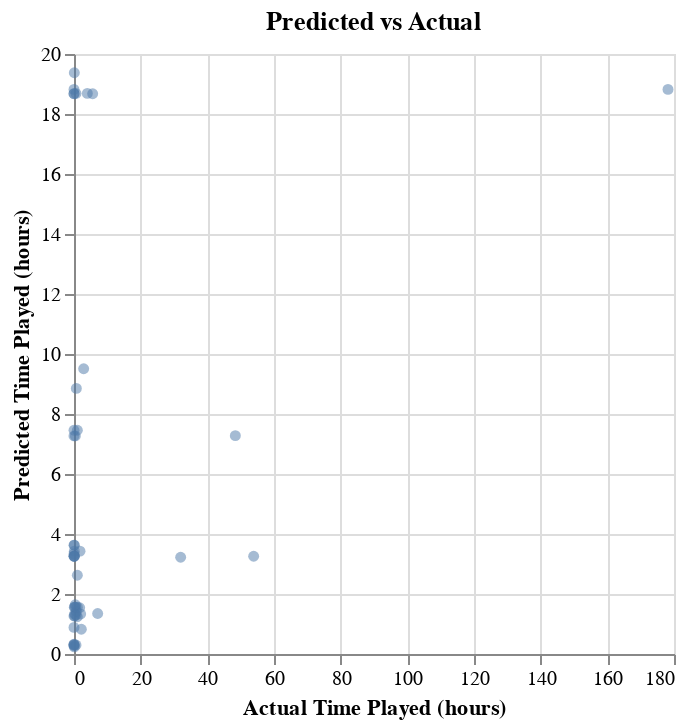

The notebook cell this image was saved under:
### Code cell
#Predicted vs Actual Plot
predicted_vs_actual = pd.DataFrame({
    "actual": y_test,
    "predicted": y_pred
})

predicted_vs_actual_chart=alt.Chart(predicted_vs_actual).mark_circle(opacity=0.5).encode(
    x=alt.X("actual",title='Actual Time Played (hours)'),
    y=alt.Y("predicted", title="Predicted Time Played (hours)")
).properties(
    title="Predicted vs Actual",
    width=300,
    height=300
)
predicted_vs_actual_chart

### Figure 1 — Vega-Lite specification as saved in the notebook (floating-point values rounded to 4 significant figures)
{"config": {"view": {"continuousWidth": 300, "continuousHeight": 300}}, "data": {"name": "data-9f2871f71a8a72f564c335a9d4760b15"}, "mark": {"type": "circle", "opacity": 0.5}, "encoding": {"x": {"field": "actual", "title": "Actual Time Played (hours)", "type": "quantitative"}, "y": {"field": "predicted", "title": "Predicted Time Played (hours)", "type": "quantitative"}}, "height": 300, "title": "Predicted vs Actual", "width": 300, "$schema": "https://vega.github.io/schema/vega-lite/v5.20.1.json", "datasets": {"data-9f2871f71a8a72f564c335a9d4760b15": [{"actual": 0.7, "predicted": 8.854}, {"actual": 178.2, "predicted": 18.82}, {"actual": 0.1, "predicted": 3.629}, {"actual": 0.6, "predicted": 18.68}, {"actual": 0.2, "predicted": 1.562}, {"actual": 0.0, "predicted": 0.275}, {"actual": 0.0, "predicted": 18.82}, {"actual": 7.1, "predicted": 1.35}, {"actual": 0.0, "predicted": 7.271}, {"actual": 32.0, "predicted": 3.225}, {"actual": 0.4, "predicted": 7.271}, {"actual": 0.1, "predicted": 3.258}, {"actual": 0.7, "predicted": 1.417}, {"actual": 1.7, "predicted": 1.542}, {"actual": 0.2, "predicted": 1.267}, {"actual": 0.0, "predicted": 3.629}, {"actual": 1.0, "predicted": 7.458}, {"actual": 0.1, "predicted": 3.429}, {"actual": 0.0, "predicted": 7.458}, {"actual": 53.9, "predicted": 3.258}, {"actual": 0.0, "predicted": 18.68}, {"actual": 1.0, "predicted": 1.242}, {"actual": 0.1, "predicted": 0.2375}, {"actual": 1.0, "predicted": 1.562}, {"actual": 48.4, "predicted": 7.279}, {"actual": 0.0, "predicted": 1.267}, {"actual": 0.6, "predicted": 0.3}, {"actual": 0.1, "predicted": 1.562}, {"actual": 0.4, "predicted": 1.642}, {"actual": 0.0, "predicted": 0.3125}, {"actual": 4.0, "predicted": 18.69}, {"actual": 0.6, "predicted": 1.3}, {"actual": 0.0, "predicted": 18.68}, {"actual": 1.8, "predicted": 3.429}, {"actual": 2.9, "predicted": 9.508}, {"actual": 0.0, "predicted": 0.325}, {"actual": 0.0, "predicted": 0.3}, {"actual": 0.0, "predicted": 3.338}, {"actual": 0.0, "predicted": 3.258}, {"actual": 0.1, "predicted": 3.258}, {"actual": 0.1, "predicted": 19.37}, {"actual": 0.2, "predicted": 1.329}, {"actual": 1.0, "predicted": 2.625}, {"actual": 0.5, "predicted": 1.562}, {"actual": 5.6, "predicted": 18.68}, {"actual": 2.2, "predicted": 0.825}, {"actual": 2.0, "predicted": 1.333}, {"actual": 0.0, "predicted": 0.8875}, {"actual": 0.0, "predicted": 3.258}]}}
